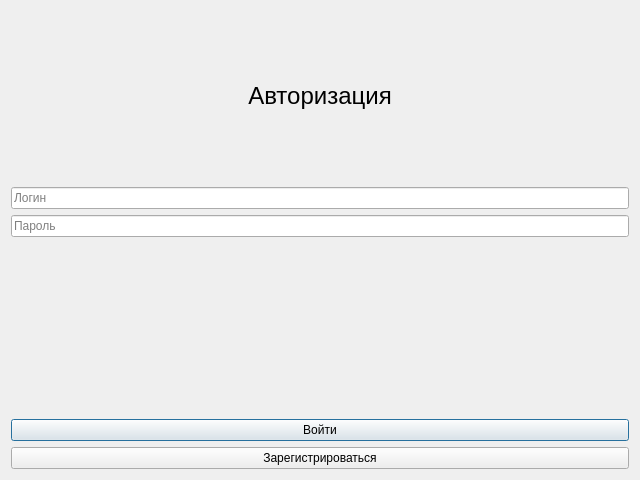
<?xml version="1.0" encoding="UTF-8"?>
<ui version="4.0">
 <class>AuthorisationDialog</class>
 <widget class="QDialog" name="AuthorisationDialog">
  <property name="geometry">
   <rect>
    <x>0</x>
    <y>0</y>
    <width>640</width>
    <height>480</height>
   </rect>
  </property>
  <property name="windowTitle">
   <string>Dialog</string>
  </property>
  <layout class="QVBoxLayout" name="verticalLayout">
   <item>
    <widget class="QLabel" name="titleLabel">
     <property name="font">
      <font>
       <pointsize>18</pointsize>
      </font>
     </property>
     <property name="text">
      <string>Авторизация</string>
     </property>
     <property name="alignment">
      <set>Qt::AlignCenter</set>
     </property>
    </widget>
   </item>
   <item>
    <layout class="QHBoxLayout" name="horizontalLayout">
     <item>
      <widget class="QLineEdit" name="loginLine">
       <property name="placeholderText">
        <string>Логин</string>
       </property>
      </widget>
     </item>
    </layout>
   </item>
   <item>
    <layout class="QHBoxLayout" name="horizontalLayout_2">
     <item>
      <widget class="QLineEdit" name="passwordLine">
       <property name="echoMode">
        <enum>QLineEdit::Password</enum>
       </property>
       <property name="placeholderText">
        <string>Пароль</string>
       </property>
      </widget>
     </item>
    </layout>
   </item>
   <item>
    <widget class="QLabel" name="errorLabel">
     <property name="text">
      <string/>
     </property>
     <property name="alignment">
      <set>Qt::AlignCenter</set>
     </property>
    </widget>
   </item>
   <item>
    <layout class="QHBoxLayout" name="horizontalLayout_4">
     <item>
      <widget class="QPushButton" name="authorisationButton">
       <property name="text">
        <string>Войти</string>
       </property>
      </widget>
     </item>
    </layout>
   </item>
   <item>
    <layout class="QHBoxLayout" name="horizontalLayout_5">
     <item>
      <widget class="QPushButton" name="registrationButton">
       <property name="text">
        <string>Зарегистрироваться</string>
       </property>
      </widget>
     </item>
    </layout>
   </item>
  </layout>
 </widget>
 <resources/>
 <connections/>
</ui>
